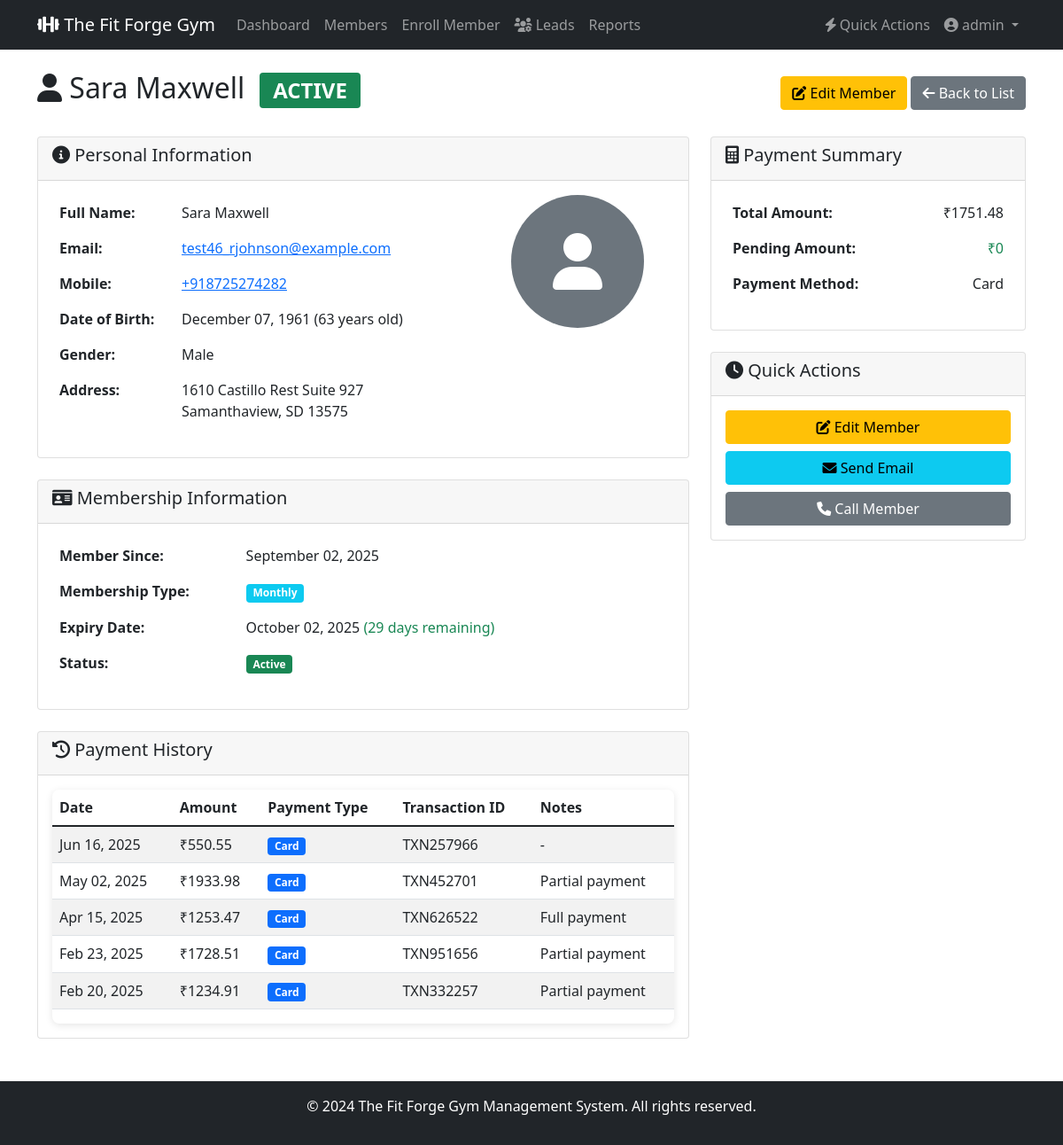
Screenshot of /members/49/ (signed in) with the database file from the repository.
### members/models.py (models this page shows, shortened)
class Member(models.Model):
    MEMBERSHIP_TYPES = [
        ('monthly', 'Monthly'),
        ('quarterly', 'Quarterly'),
        ('half_yearly', 'Half-Yearly'),
        ('annual', 'Annual'),
    ]
    PAYMENT_TYPES = [
        ('cash', 'Cash'),
        ('card', 'Card'),
        ('upi', 'UPI'),
        ('cheque', 'Cheque'),
    ]
    GENDER_CHOICES = [
        ('M', 'Male'),
        ('F', 'Female'),
        ('O', 'Other'),
    ]
    name = models.CharField(max_length=100, help_text="Full name of the member")
    email = models.EmailField(unique=True, blank=True, null=True, help_text="Email address for communication (optional)")
    mobile_phone = models.CharField(
        max_length=15,
        blank=True,
        null=True,
        help_text="Contact number (optional)"
    )
    date_of_birth = models.DateField(blank=True, null=True, help_text="Date of birth (optional)")
    gender = models.CharField(max_length=1, choices=GENDER_CHOICES, default='M')
    address = models.TextField(blank=True, help_text="Complete address (optional)")
    member_since = models.DateField(default=date.today, help_text="Date when member joined")
    membership_type = models.CharField(max_length=20, choices=MEMBERSHIP_TYPES, default='monthly')
    expiry_date = models.DateField(blank=True, null=True, help_text="Membership expiry date (auto-calculated if not provided)")
    payment_amount = models.DecimalField(max_digits=10, decimal_places=2, help_text="Total membership fee")
    pending_amount = models.DecimalField(max_digits=10, decimal_places=2, default=0, help_text="Amount pending")
    payment_type = models.CharField(max_length=20, choices=PAYMENT_TYPES, default='cash')
    is_active = models.BooleanField(default=True, help_text="Is membership active")
    created_at = models.DateTimeField(auto_now_add=True)
    updated_at = models.DateTimeField(auto_now=True)
    profile_picture = models.ImageField(upload_to='member_photos/', blank=True, null=True)
    class Meta:
        ordering = ['-created_at']
        verbose_name = "Gym Member"
        verbose_name_plural = "Gym Members"
    @property
    def age(self):
        if not self.date_of_birth:
            return None
        today = date.today()
        return today.year - self.date_of_birth.year - ((today.month, today.day) < (self.date_of_birth.month, self.date_of_birth.day))
    @property
    def is_membership_expired(self):
        if not self.expiry_date:
            return False
        return date.today() > self.expiry_date
    @property
    def days_until_expiry(self):
        if not self.expiry_date:
            return 0
        return (self.expiry_date - date.today()).days
    @property
    def has_pending_payment(self):
        return self.pending_amount > 0

class PaymentHistory(models.Model):
    member = models.ForeignKey(Member, on_delete=models.CASCADE, related_name='payment_history')
    amount = models.DecimalField(max_digits=10, decimal_places=2)
    payment_date = models.DateTimeField(default=timezone.now)
    payment_type = models.CharField(max_length=20, choices=Member.PAYMENT_TYPES)
    transaction_id = models.CharField(max_length=100, blank=True, null=True)
    notes = models.TextField(blank=True, null=True)
    class Meta:
        ordering = ['-payment_date']
        verbose_name = "Payment History"
        verbose_name_plural = "Payment Histories"

### members/views.py (the view)
# urls.py: path('members/<int:pk>/', views.member_detail, name='member_detail'),
@login_required
def member_detail(request, pk):
    member = get_object_or_404(Member, pk=pk)
    payment_history_queryset = member.payment_history.all().order_by('-payment_date')
    payment_paginator = Paginator(payment_history_queryset, 10)  # 10 payments per page
    payment_page = request.GET.get('payment_page')
    payment_history = payment_paginator.get_page(payment_page)
    context = {
        'member': member,
        'payment_history': payment_history,
    }
    return render(request, 'members/member_detail.html', context)

### templates/members/member_detail.html (shortened to what this page needs)
{% extends 'base.html' %}
{% block content %}
<div class="d-flex justify-content-between align-items-center mb-4">
    <h2>
        <i class="fas fa-user"></i> {{ member.name }}
        {% if member.is_membership_expired %}
            <span class="badge bg-danger ms-2">EXPIRED</span>
        {% elif member.days_until_expiry <= 7 %}
            <span class="badge bg-warning ms-2">EXPIRING SOON</span>
        {% else %}
            <span class="badge bg-success ms-2">ACTIVE</span>
        {% endif %}
    </h2>
    <div>
        <a href="{% url 'member_edit' member.pk %}" class="btn btn-warning">
            <i class="fas fa-edit"></i> Edit Member
        </a>
        <a href="{% url 'member_list' %}" class="btn btn-secondary">
            <i class="fas fa-arrow-left"></i> Back to List
        </a>
    </div>
</div>
<div class="row">
    <div class="col-lg-8">
        <div class="card mb-4">
            <div class="card-header">
                <h5><i class="fas fa-info-circle"></i> Personal Information</h5>
            </div>
            <div class="card-body">
                <div class="row">
                    <div class="col-md-8">
                        <table class="table table-borderless">
                            <tr>
                                <th width="30%">Full Name:</th>
                                <td>{{ member.name }}</td>
                            </tr>
                            <tr>
                                <th>Email:</th>
                                <td><a href="mailto:{{ member.email }}">{{ member.email }}</a></td>
                            </tr>
                            <tr>
                                <th>Mobile:</th>
                                <td><a href="tel:{{ member.mobile_phone }}">{{ member.mobile_phone }}</a></td>
                            </tr>
                            <tr>
                                <th>Date of Birth:</th>
                                <td>{{ member.date_of_birth|date:"F d, Y" }} ({{ member.age }} years old)</td>
                            </tr>
                            <tr>
                                <th>Gender:</th>
                                <td>{{ member.get_gender_display }}</td>
                            </tr>
                            <tr>
                                <th>Address:</th>
                                <td>{{ member.address }}</td>
                            </tr>
                        </table>
                    </div>
                    <div class="col-md-4 text-center">
                        {% if member.profile_picture %}
                            <img src="{{ member.profile_picture.url }}" alt="{{ member.name }}"
                                 class="img-fluid rounded-circle" style="max-width: 150px;">
                        {% else %}
                            <div class="bg-secondary rounded-circle d-inline-flex align-items-center justify-content-center"
                                 style="width: 150px; height: 150px;">
                                <i class="fas fa-user fa-4x text-white"></i>
                            </div>
                        {% endif %}
                    </div>
                </div>
            </div>
        </div>
        <div class="card mb-4">
            <div class="card-header">
                <h5><i class="fas fa-id-card"></i> Membership Information</h5>
            </div>
            <div class="card-body">
                <table class="table table-borderless">
                    <tr>
                        <th width="30%">Member Since:</th>
                        <td>{{ member.member_since|date:"F d, Y" }}</td>
                    </tr>
                    <tr>
                        <th>Membership Type:</th>
                        <td><span class="badge bg-info">{{ member.get_membership_type_display }}</span></td>
                    </tr>
                    <tr>
                        <th>Expiry Date:</th>
                        <td>
                            {{ member.expiry_date|date:"F d, Y" }}
                            {% if member.is_membership_expired %}
                                <span class="text-danger">(Expired {{ member.days_until_expiry|cut:"-" }} days ago)</span>
                            {% else %}
                                <span class="text-success">({{ member.days_until_expiry }} days remaining)</span>
                            {% endif %}
                        </td>
                    </tr>
                    <tr>
                        <th>Status:</th>
                        <td>
                            {% if member.is_active %}
                                <span class="badge bg-success">Active</span>
                            {% else %}
                                <span class="badge bg-secondary">Inactive</span>
                            {% endif %}
                        </td>
                    </tr>
                </table>
            </div>
        </div>
        <div class="card">
            <div class="card-header d-flex justify-content-between align-items-center">
                <h5><i class="fas fa-history"></i> Payment History</h5>
            </div>
            <div class="card-body">
                {% if payment_history %}
                <div class="table-responsive">
                    <table class="table table-striped">
                        <thead>
                            <tr>
                                <th>Date</th>
                                <th>Amount</th>
                                <th>Payment Type</th>
                                <th>Transaction ID</th>
                                <th>Notes</th>
                            </tr>
                        </thead>
                        <tbody>
                            {% for payment in payment_history %}
                            <tr>
                                <td>{{ payment.payment_date|date:"M d, Y" }}</td>
                                <td>₹{{ payment.amount }}</td>
                                <td><span class="badge bg-primary">{{ payment.get_payment_type_display }}</span></td>
                                <td>{{ payment.transaction_id|default:"-" }}</td>
                                <td>{{ payment.notes|default:"-" }}</td>
                            </tr>
                            {% endfor %}
                        </tbody>
                    </table>
                </div>
                {% else %}
                <p class="text-muted">No payment history available.</p>
                {% endif %}
            </div>
        </div>
    </div>
    <div class="col-lg-4">
        <div class="card mb-4">
            <div class="card-header">
                <h5><i class="fas fa-calculator"></i> Payment Summary</h5>
            </div>
            <div class="card-body">
                <table class="table table-borderless">
                    <tr>
                        <th>Total Amount:</th>
                        <td class="text-end">₹{{ member.payment_amount }}</td>
                    </tr>
                    <tr>
                        <th>Pending Amount:</th>
                        <td class="text-end">
                            {% if member.has_pending_payment %}
                                <span class="text-danger">₹{{ member.pending_amount }}</span>
                            {% else %}
                                <span class="text-success">₹0</span>
                            {% endif %}
                        </td>
                    </tr>
                    <tr>
                        <th>Payment Method:</th>
                        <td class="text-end">{{ member.get_payment_type_display }}</td>
                    </tr>
                </table>
            </div>
        </div>
        <div class="card">
            <div class="card-header">
                <h5><i class="fas fa-clock"></i> Quick Actions</h5>
            </div>
            <div class="card-body">
                <div class="d-grid gap-2">
                    <a href="{% url 'member_edit' member.pk %}" class="btn btn-warning">
                        <i class="fas fa-edit"></i> Edit Member
                    </a>
                    <a href="mailto:{{ member.email }}" class="btn btn-info">
                        <i class="fas fa-envelope"></i> Send Email
                    </a>
                    <a href="tel:{{ member.mobile_phone }}" class="btn btn-secondary">
                        <i class="fas fa-phone"></i> Call Member
                    </a>
                </div>
            </div>
        </div>
    </div>
</div>
{% endblock %}

### templates/base.html (shortened to what this page needs)
<!DOCTYPE html>
<html lang="en">
<head>
    <link href="https://cdn.jsdelivr.net/npm/bootstrap@5.1.3/dist/css/bootstrap.min.css" rel="stylesheet">
    <link href="https://cdnjs.cloudflare.com/ajax/libs/font-awesome/6.0.0/css/all.min.css" rel="stylesheet">
</head>
<body>
    <nav class="navbar navbar-expand-lg navbar-dark bg-dark">
        <div class="container">
            <a class="navbar-brand" href="{% url 'home' %}">
                <i class="fas fa-dumbbell"></i> The Fit Forge Gym
            </a>
            <div class="collapse navbar-collapse" id="navbarNav">
                <ul class="navbar-nav me-auto">
                    {% if not user.is_authenticated %}
                    <li class="nav-item">
                        <a class="nav-link {% if request.resolver_match.url_name == 'home' %}active{% endif %}" href="{% url 'home' %}">Home</a>
                    </li>
                    {% elif user.is_authenticated %}
                    <li class="nav-item">
                        <a class="nav-link {% if request.resolver_match.url_name == 'dashboard' %}active{% endif %}" href="{% url 'dashboard' %}">Dashboard</a>
                    </li>
                    <li class="nav-item">
                        <a class="nav-link {% if request.resolver_match.url_name == 'member_list' %}active{% endif %}" href="{% url 'member_list' %}">Members</a>
                    </li>
                    <li class="nav-item">
                        <a class="nav-link {% if request.resolver_match.url_name == 'member_enroll' %}active{% endif %}" href="{% url 'member_enroll' %}">Enroll Member</a>
                    </li>
                    <li class="nav-item">
                        <a class="nav-link {% if request.resolver_match.url_name == 'lead_list' %}active{% endif %}" href="{% url 'lead_list' %}">
                            <i class="fas fa-users-cog"></i> Leads
                        </a>
                    </li>
                    <li class="nav-item">
                        <a class="nav-link {% if request.resolver_match.url_name == 'reports' %}active{% endif %}" href="{% url 'reports' %}">Reports</a>
                    </li>
                    {% endif %}
                </ul>
                <ul class="navbar-nav">
                    {% if user.is_authenticated %}
                    <li class="nav-item">
                        <a class="nav-link {% if request.resolver_match.url_name == 'quick_actions' %}active{% endif %}" href="{% url 'quick_actions' %}">
                            <i class="fas fa-bolt"></i> Quick Actions
                        </a>
                    </li>
                    <li class="nav-item dropdown">
                        <a class="nav-link dropdown-toggle" href="#" id="navbarDropdown" role="button" data-bs-toggle="dropdown">
                            <i class="fas fa-user-circle"></i> {{ user.first_name|default:user.username }}
                        </a>
                    </li>
                    {% else %}
                    <li class="nav-item">
                        <a class="nav-link login-btn" href="{% url 'login' %}">
                            <i class="fas fa-sign-in-alt"></i> Login
                        </a>
                    </li>
                    {% endif %}
                </ul>
            </div>
        </div>
    </nav>
    <main class="container mt-4">
        {% block content %}{% endblock %}
    </main>
    <footer class="bg-dark text-white text-center py-3 mt-5">
        <div class="container">
            <p>&copy; 2024 The Fit Forge Gym Management System. All rights reserved.</p>
        </div>
    </footer>
</body>
</html>

### templates/base.html (style rules this page uses)
.table-responsive { border-radius: 8px; box-shadow: 0 2px 8px rgba(0, 0, 0, 0.1); }

### rows the page displays
Member: name "Sara Maxwell", email "test46_rjohnson@example.com", mobile_phone "+918725274282", date_of_birth "December 07, 1961", age "63", gender "Male", address "1610 Castillo Rest Suite 927 Samanthaview, SD 13575", member_since "September 02, 2025", membership_type "Monthly", expiry_date "October 02, 2025", days_until_expiry "29", payment_amount "1751.48", payment_type "Card"
PaymentHistory: payment_date "Jun 16, 2025", amount "550.55", payment_type "Card", transaction_id "TXN257966", notes "-"
PaymentHistory: payment_date "May 02, 2025", amount "1933.98", payment_type "Card", transaction_id "TXN452701", notes "Partial payment"
PaymentHistory: payment_date "Apr 15, 2025", amount "1253.47", payment_type "Card", transaction_id "TXN626522", notes "Full payment"
PaymentHistory: payment_date "Feb 23, 2025", amount "1728.51", payment_type "Card", transaction_id "TXN951656", notes "Partial payment"
PaymentHistory: payment_date "Feb 20, 2025", amount "1234.91", payment_type "Card", transaction_id "TXN332257", notes "Partial payment"

### other values shown
{{ user.first_name|default:user.username }} "admin"
